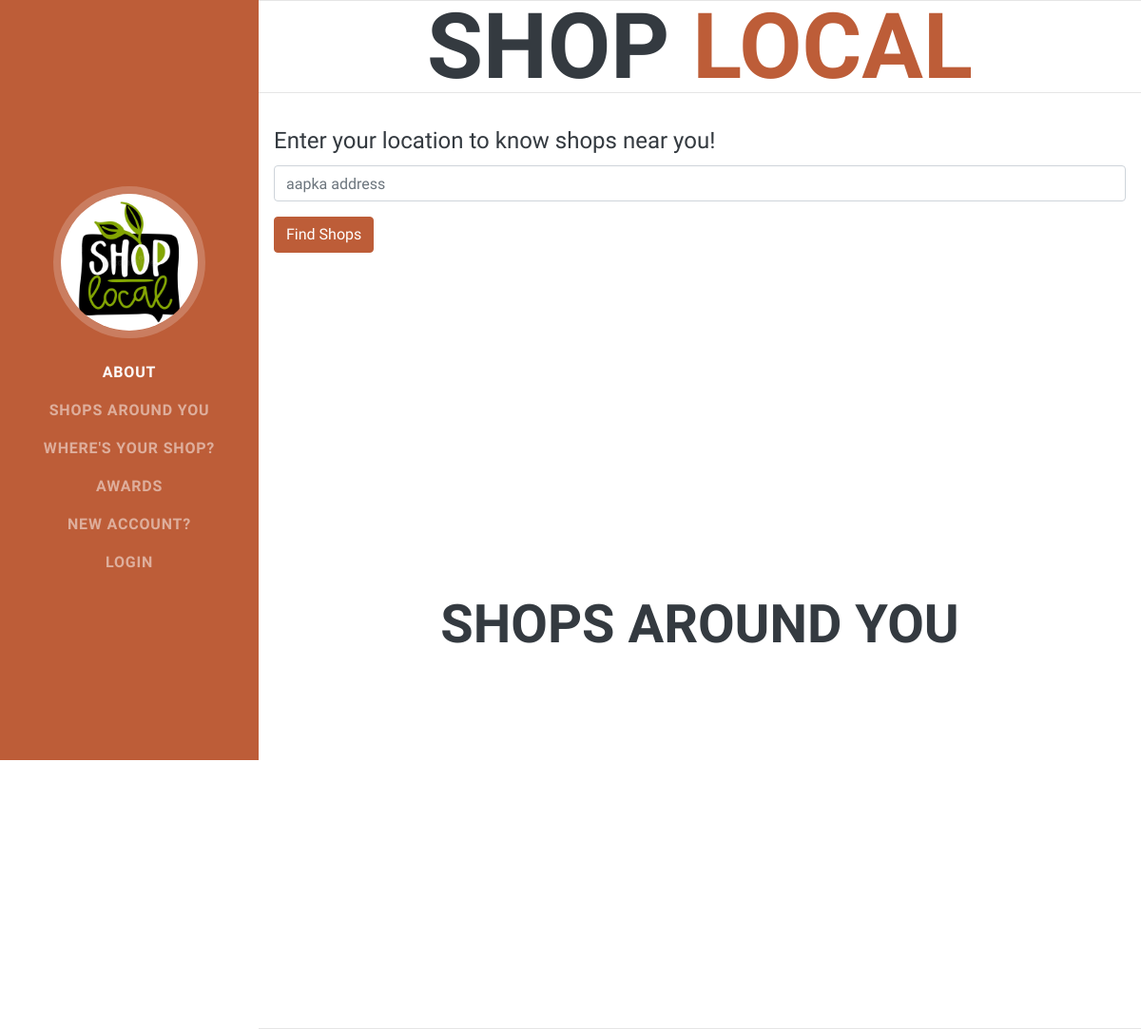
Before: / with the older database file.
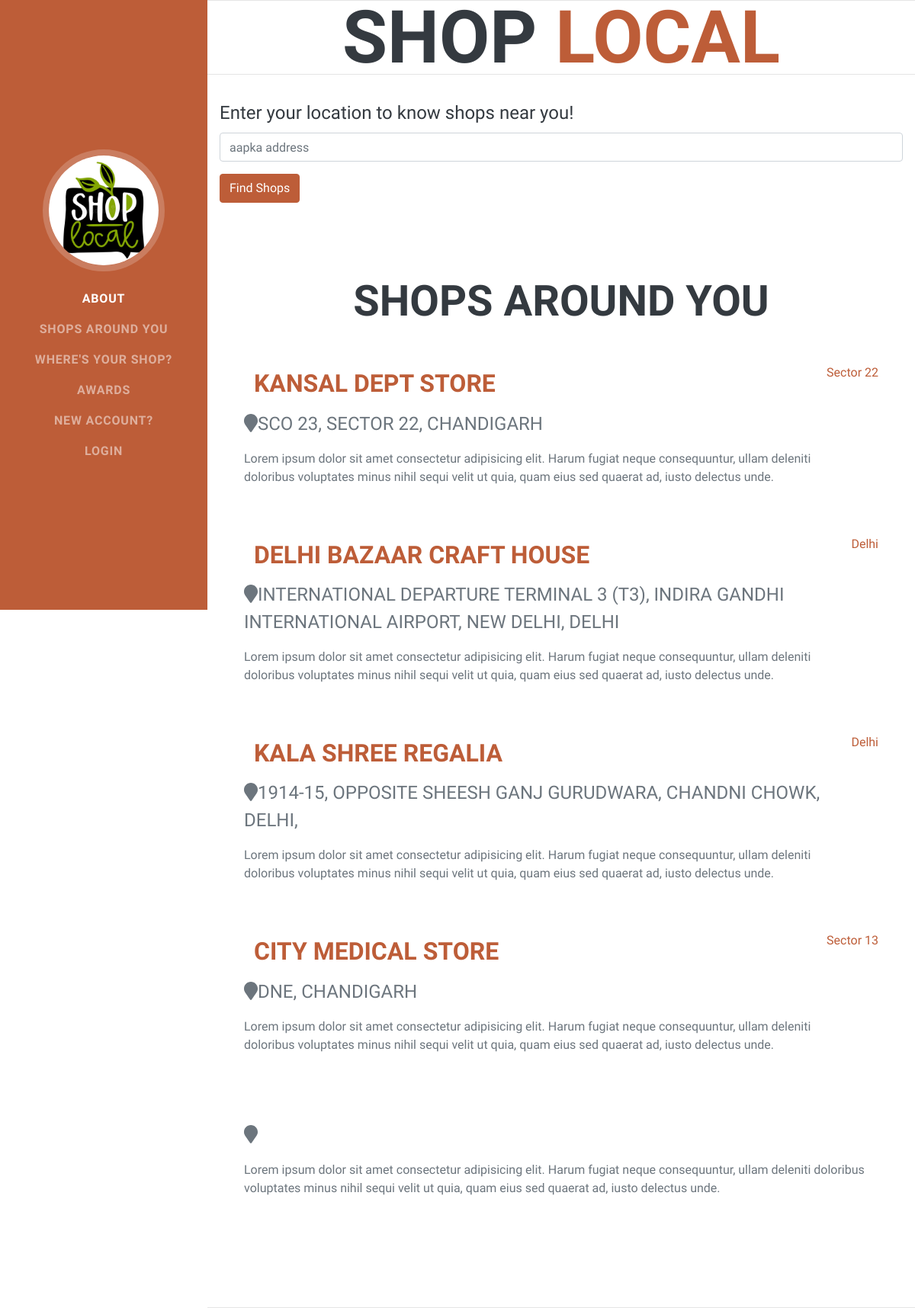
After: the same page with the newer database file.
### tables this page shows
CREATE TABLE `shopkeepers` (
  `s_id` int(11) NOT NULL,
  `name` varchar(255) NOT NULL,
  `username` varchar(255) NOT NULL,
  `password` varchar(255) NOT NULL,
  `location` varchar(500) NOT NULL,
  `fulladdress` varchar(500) NOT NULL
);

### index.php (the view, shortened to what this page needs)
<?php
require('connection.php');
if (isset($_REQUEST['userlocation']) && $_REQUEST['userlocation'] != '') {
} else {
    $all_shops_query = "select * from shopkeepers";
}
?>
<!DOCTYPE html>
<html lang="en">
<head>
    <link href="css/styles.css" rel="stylesheet" />
</head>
<body id="page-top">
    <nav class="navbar navbar-expand-lg navbar-dark bg-primary fixed-top" id="sideNav">
        <a class="navbar-brand js-scroll-trigger" href="#page-top">
            <span class="d-none d-lg-block"><img class="img-fluid img-profile rounded-circle mx-auto mb-2" src="assets/img/shoplocal.jpeg" alt="" /></span>
        </a>
        <div class="collapse navbar-collapse" id="navbarSupportedContent">
            <ul class="navbar-nav">
                <li class="nav-item"><a class="nav-link js-scroll-trigger" href="#about">About</a></li>
                <li class="nav-item"><a class="nav-link js-scroll-trigger" href="#experience">Shops around You</a></li>
                <li class="nav-item"><a class="nav-link js-scroll-trigger" href="#interests">Where's your shop?</a></li>
                <li class="nav-item"><a class="nav-link js-scroll-trigger" href="#awards">Awards</a></li>
                <li class="nav-item"><a class="nav-link js-scroll-trigger" href="server.php">New account?</a></li>
                <li class="nav-item"><a class="nav-link js-scroll-trigger" href="login.php">Login</a></li>
            </ul>
        </div>
    </nav>
    <div class="container-fluid p-0 ">
        <section class="section text-center " id="about">
            <div class="section justify-content-center">
                <h1 class="mb-0">
                    <span class="text-primary">LOCAL</span>
                </h1>
            </div>
        </section>
        <hr class="m-0" />
        <section class="section" id="interests">
            <div class="resume-section-content p-3">
                <form>
                    <div class="form-group">
                        <label for="exampleInputEmail1" class="text-dark pt-3" style="font-size: 1.5em;">Enter your
                            location to know shops near you!</label>
                        <input type="email" class="form-control" id="exampleInputEmail1" name="userlocation" aria-describedby=" emailHelp " placeholder="aapka address " required>
                    </div>
                    <button type="submit " class="btn btn-primary ">Find Shops</button>
                </form>
            </div>
        </section>
        <section class="resume-section mx-auto" id="experience ">
            <div class="resume-section-content ">
                <h2 class="mb-5 text-center">Shops around You</h2>
                <?php
                $all_shops = mysqli_query($con, $all_shops_query) or die(mysqli_error($son));
                while ($row = mysqli_fetch_array($all_shops)) {
                ?>
                    <div class="d-flex flex-column flex-md-row justify-content-between mb-5 ">
                        <div class="flex-grow-1 ">
                        <form method="post">
                                <button type="submit" name="thisshop" class="btn btn-link" value="<?php echo $row['s_id'] ?>"><h3 style="color: #bd5d38;"><?php echo $row['name'] ?></h3></button>
                            </form><div class="subheading mb-3 "><i class="fa fa-map-marker" aria-hidden="true"></i><?php echo $row['fulladdress'] ?></div>
                            <p>Lorem ipsum dolor sit amet consectetur adipisicing elit. Harum fugiat neque consequuntur, ullam deleniti doloribus voluptates minus nihil sequi velit ut quia, quam eius sed quaerat ad, iusto delectus unde.</p>
                        </div>
                        <div class="flex-shrink-0 "><span class="text-primary "><?php echo $row['location'] ?></span></div>
                    </div>
                <?php $counter = $counter + 1;
                } ?>
            </div>
        </section>
    </div>
</body>
</html>

Changed rows visible on the page:
added shopkeepers: $row['s_id'] 1 (drawn), name "KANSAL DEPT STORE", fulladdress "SCO 23, SECTOR 22, CHANDIGARH", location "Sector 22"
added shopkeepers: $row['s_id'] 2 (drawn), name "DELHI BAZAAR CRAFT HOUSE", fulladdress "INTERNATIONAL DEPARTURE TERMINAL 3 (T3), INDIRA GANDHI INTERNATIONAL AIRPORT, NEW DELHI, DELHI", location "Delhi"
added shopkeepers: $row['s_id'] 3 (drawn), name "KALA SHREE REGALIA", fulladdress "1914-15, OPPOSITE SHEESH GANJ GURUDWARA, CHANDNI CHOWK, DELHI,", location "Delhi"
added shopkeepers: $row['s_id'] 4 (drawn), name "CITY MEDICAL STORE", fulladdress "DNE, CHANDIGARH", location "Sector 13"
added shopkeepers: $row['s_id'] 5 (drawn)
